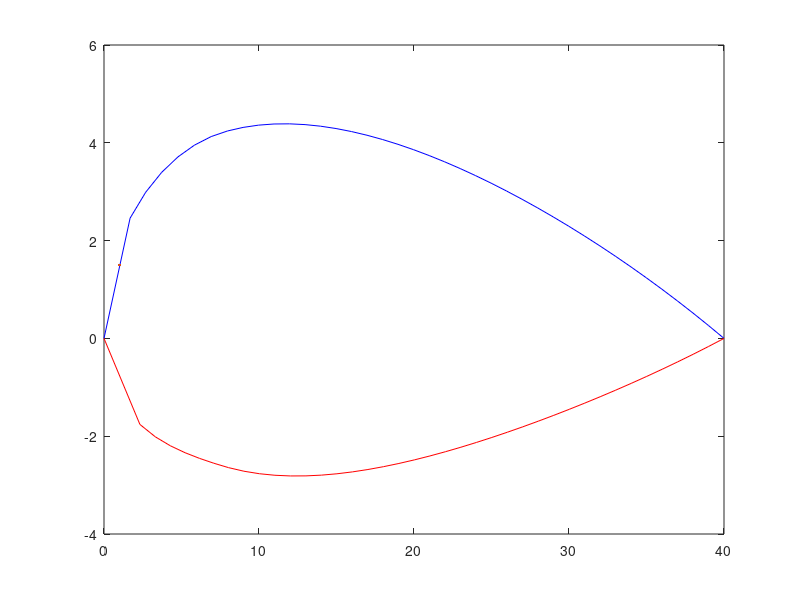

Write MATLAB code to recreate this figure.
clc;
clear;
close all;

c = 40;
x = linspace(1,c,c);

%Naca 0018
m = 2/100;
p = 2/10;
t = 18/100;

yc = zeros(1,length(x));
dyc = zeros(1,length(x));
xi = zeros(1,length(x));

yt = (t/0.2)*c*(0.2969*sqrt(x/c) - 0.1260*(x/c) - 0.3516*(x/c).^2 + 0.2843*(x/c).^3 - 0.1036*(x/c).^4);

for x = linspace(1,c,c)
if x < p*c
    yc(x) = m.*(x./p.^2)*(2.*p - x./c);
    dyc(x) = ((2*m)/p) - ((2*m*x)/(c*p^2));
elseif x >= p*c
    yc(x) = m*((c - x)/(1 - p)^2).*(1 + x/c - 2*p);
    dyc(x) = (2*p*m)/(1-p^2);
end

xi(x) = atan(dyc(x));
end

x = linspace(1,c,c);

xU = x - yt.*sin(xi);
xL = x + yt.*sin(xi);

yU = yc + yt.*cos(xi);
yL = yc - yt.*cos(xi);

xU(1) = 0;
xL(1) = 0;
yU(1) = 0;
yL(1) = 0;

plot(xU,yU, 'b', lineWidth=1.5); hold on;
plot(xL,yL, 'r', lineWidth=1.5);